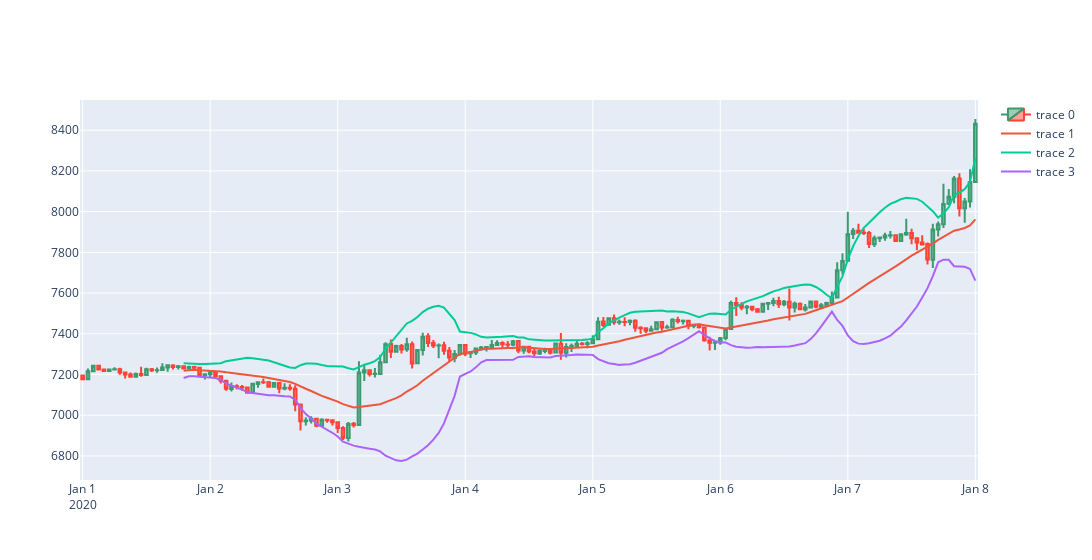

The notebook cell this image was saved under:
### Code cell
columns = ["Open Time", "Open", "High", "Low", "Close", "Volume",
               "Close Time", "Quote Asset Volume", "Number of Trades",
               "Taker Buy Base Volume", "Taker Buy Quote Asset Volume",
               "Ignore"]

start, end = data_df.index[0], data_df.index[-1]

klines = client.get_historical_klines("BTCUSDT", "1h", start.strftime("%d %b, %Y"), end.strftime("%d %b, %Y"))
klines = [[float(i) for i in line] for line in klines ]
k_df = pd.DataFrame(klines, columns = columns, index=pd.date_range(
    start=start.strftime("%m/%d/%Y"), 
    end=end.strftime("%m/%d/%Y"),
    freq = "1H"
    )
)
df = k_df
indicator_bb = BollingerBands(close=df["Close"], window=20, window_dev=2)

# Add Bollinger Bands features
df['bb_bbm'] = indicator_bb.bollinger_mavg()
df['bb_bbh'] = indicator_bb.bollinger_hband()
df['bb_bbl'] = indicator_bb.bollinger_lband()

# Add Bollinger Band high indicator
df['bb_bbhi'] = indicator_bb.bollinger_hband_indicator()

# Add Bollinger Band low indicator
df['bb_bbli'] = indicator_bb.bollinger_lband_indicator()

fig = go.Figure(data=[go.Candlestick(x=df.index,
                open=df['Open'], high=df['High'],
                low=df['Low'], close=df['Close'])
                     ])
# fig.add_trace(go.scatter(x = [50:], y = [50:], secondary))
fig.add_trace(go.Scatter(x=df.index, y=df['bb_bbm']))
fig.add_trace(go.Scatter(x=df.index, y=df['bb_bbh']))
fig.add_trace(go.Scatter(x=df.index, y=df['bb_bbl']))
fig.update_layout(xaxis_rangeslider_visible=False)

fig.update_layout(
    width=1300,
    hovermode="x"
)


fig.show()

### Figure 1 — Plotly figure (JSON) as saved in the notebook; plotly's stock layout.template omitted (floating-point values rounded to 4 significant figures; data arrays with more than 128 entries replaced by an {"elided": "..."} marker saying what was removed)
{"data": [{"close": {"elided": "169 float values"}, "high": {"elided": "169 float values"}, "low": {"elided": "169 float values"}, "open": {"elided": "169 float values"}, "type": "candlestick", "x": {"elided": "169 str values"}}, {"type": "scatter", "x": {"elided": "169 str values"}, "y": {"elided": "169 float values"}}, {"type": "scatter", "x": {"elided": "169 str values"}, "y": {"elided": "169 float values"}}, {"type": "scatter", "x": {"elided": "169 str values"}, "y": {"elided": "169 float values"}}], "layout": {"hovermode": "x", "width": 1300, "xaxis": {"rangeslider": {"visible": false}}}}
